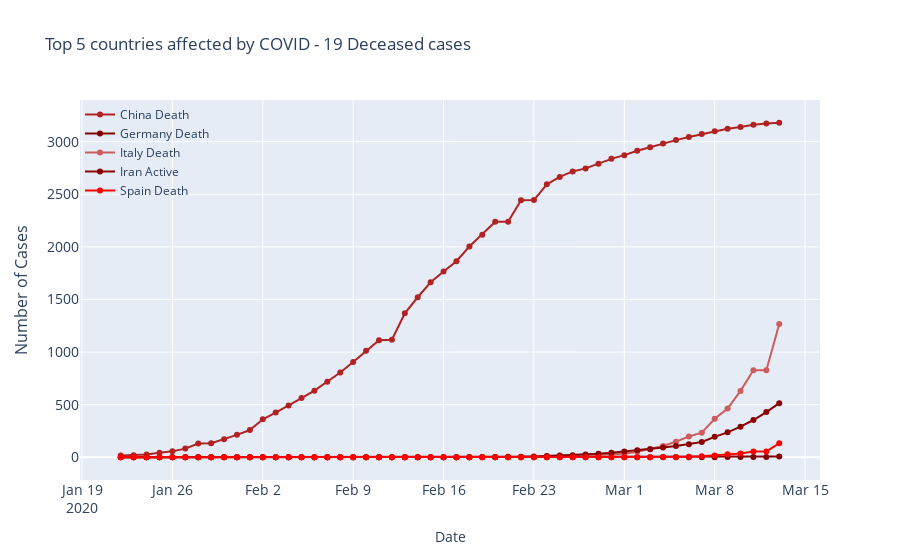

The notebook cell this image was saved under:
### Code cell
fig = go.Figure()
fig.add_trace(go.Scatter(x=sortChinaDeath['Date'], 
                         y=sortChinaDeath['Deaths'],
                         mode='lines+markers',
                         name='China Death',
                         line=dict(color='firebrick', width=2)
                        ))
fig.add_trace(go.Scatter(x=sortGerDeath['Date'], 
                         y=sortGerDeath['Deaths'],
                         mode='lines+markers',
                         name='Germany Death',
                         line=dict(color='maroon', width=2)
                        ))
fig.add_trace(go.Scatter(x=sortItalyDeath['Date'], 
                         y=sortItalyDeath['Deaths'],
                         mode='lines+markers',
                         name='Italy Death',
                         line=dict(color='indianred', width=2)
                        ))

fig.add_trace(go.Scatter(x=sortIranDeath['Date'], 
                         y=sortIranDeath['Deaths'],
                         mode='lines+markers',
                         name='Iran Active',
                         line=dict(color='darkred', width=2)
                        ))
fig.add_trace(go.Scatter(x=sortSpainDeath['Date'], 
                         y=sortSpainDeath['Deaths'],
                         mode='lines+markers',
                         name='Spain Death',
                         line=dict(color='red', width=2)
                        ))
fig.update_layout(
    title='Top 5 countries affected by COVID - 19 Deceased cases',
    xaxis_title='Date',
    xaxis_tickfont_size=14,
    yaxis=dict(
        title='Number of Cases',
        titlefont_size=16,
        tickfont_size=14,
    ),
    legend=dict(
        x=0,
        y=1.0,
        bgcolor='rgba(255, 255, 255, 0)',
        bordercolor='rgba(255, 255, 255, 0)'
    )
)

#firebrick, goldenrod, indianred
